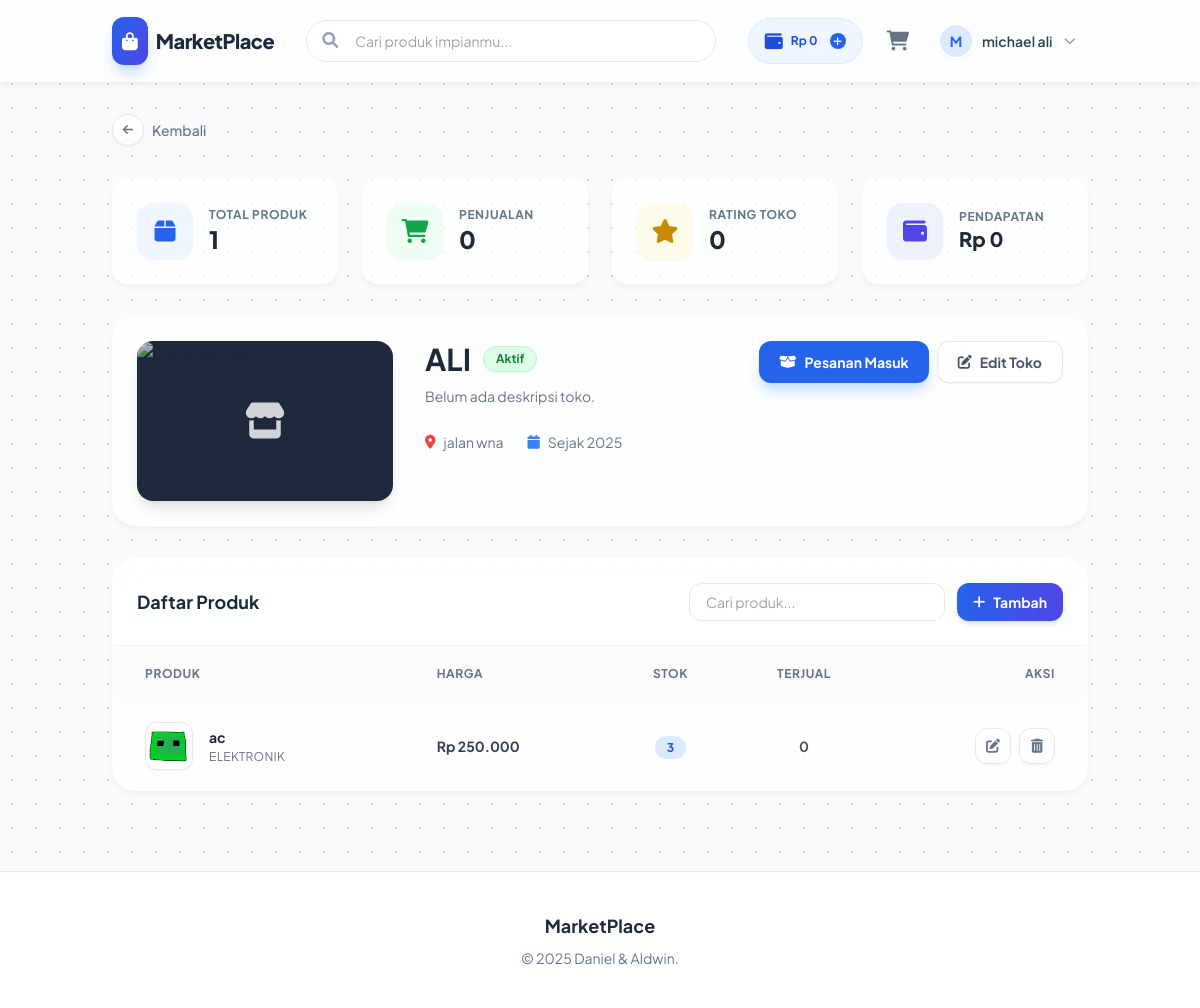
The page /views/manage_products.php (signed in) on the database as committed earlier.
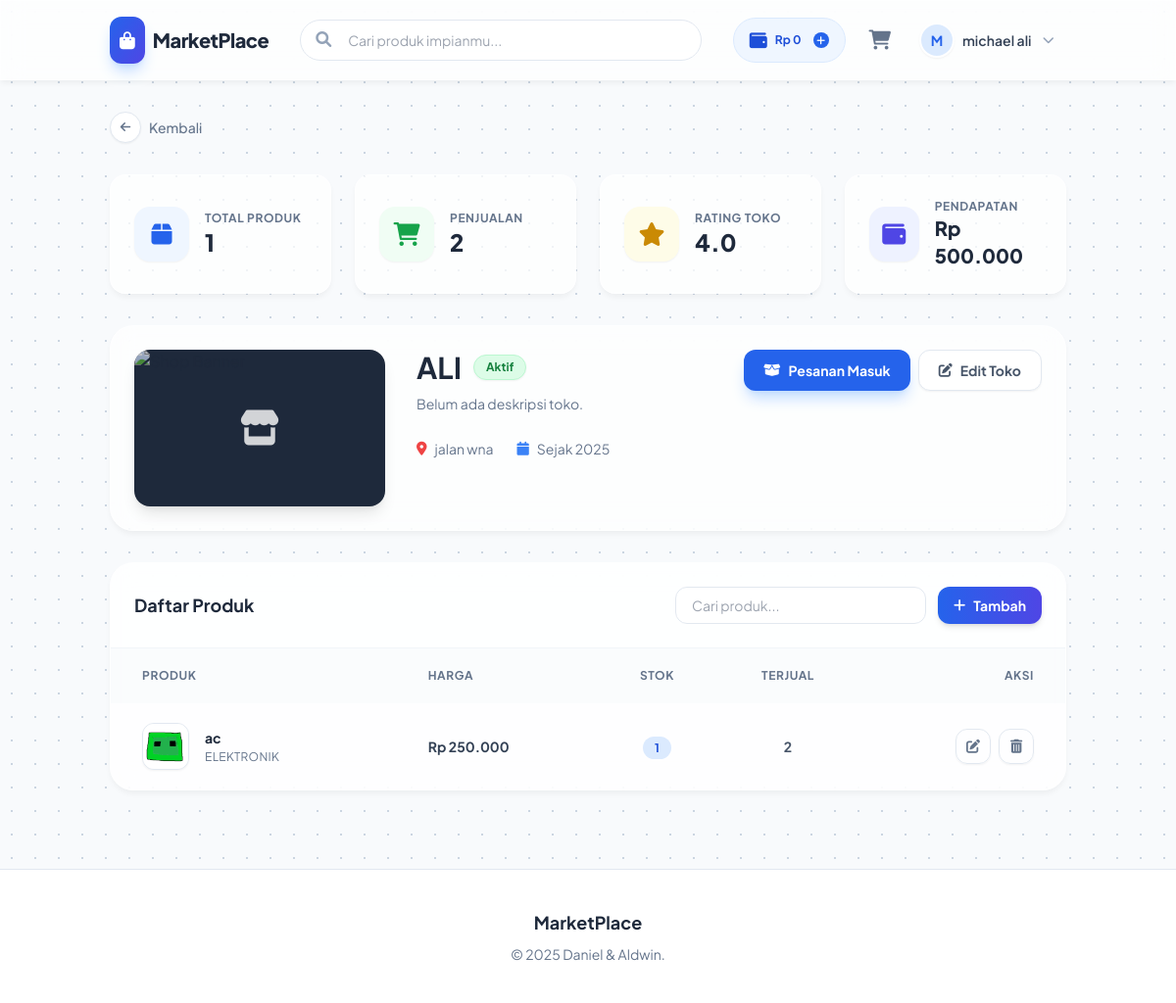
The same page on the database as committed later.
### tables this page shows
CREATE TABLE `products` (
  `id` int(11) NOT NULL,
  `shop_id` int(11) NOT NULL,
  `category_id` int(11) NOT NULL,
  `nama_produk` varchar(100) NOT NULL,
  `deskripsi` text DEFAULT NULL,
  `harga` decimal(10,2) NOT NULL,
  `stok` int(11) NOT NULL,
  `gambar` varchar(255) DEFAULT NULL,
  `created_at` timestamp NOT NULL DEFAULT current_timestamp(),
  `terjual` int(11) DEFAULT 0
);

CREATE TABLE `categories` (
  `id` int(11) NOT NULL,
  `nama_kategori` varchar(50) NOT NULL
);

### Controllers/ProductController.php (called while the page is built, shortened)
<?php
require_once '../config/Database.php';
class ProductController {
    private $conn;
    private $table = "products";
    public function __construct() {
        $database = new Database();
        $this->conn = $database->getConnection();
    }
    public function getProductsByShop($shopId) {
        $query = "SELECT p.*, c.nama_kategori,
                  (SELECT COALESCE(SUM(oi.quantity), 0) FROM order_items oi WHERE oi.product_id = p.id) as terjual
                  FROM " . $this->table . " p
                  JOIN categories c ON p.category_id = c.id
                  WHERE p.shop_id = :shop_id
                  ORDER BY p.created_at DESC";
        $stmt = $this->conn->prepare($query);
        $stmt->bindParam(':shop_id', $shopId);
        $stmt->execute();
        return $stmt->fetchAll(PDO::FETCH_ASSOC);
    }
    public function getShopStats($shopId) {
        $query = "SELECT SUM(oi.subtotal) as total_revenue, SUM(oi.quantity) as total_sold
                  FROM order_items oi
                  JOIN products p ON oi.product_id = p.id
                  JOIN orders o ON oi.order_id = o.id
                  WHERE p.shop_id = :shop_id AND o.status IN ('paid', 'shipped', 'completed')";
        $stmt = $this->conn->prepare($query);
        $stmt->bindParam(':shop_id', $shopId);
        $stmt->execute();
        $result = $stmt->fetch(PDO::FETCH_ASSOC);
        $queryRating = "SELECT AVG(r.rating) as avg_rating FROM product_reviews r JOIN products p ON r.product_id = p.id WHERE p.shop_id = :shop_id";
        $stmtRating = $this->conn->prepare($queryRating);
        $stmtRating->bindParam(':shop_id', $shopId);
        $stmtRating->execute();
        $ratingResult = $stmtRating->fetch(PDO::FETCH_ASSOC);
        return ['revenue' => $result['total_revenue'] ?? 0, 'sold' => $result['total_sold'] ?? 0, 'rating' => $ratingResult['avg_rating'] ?? 0];
    }
}
?>

### config/Database.php (called while the page is built, shortened)
<?php
class Database {
    private $host = "localhost";
    private $db_name = "db_toko_online";
    private $username = "root";
    private $password = "";
    public function getConnection() {
        $this->conn = null;
        try {
            $this->conn = new PDO("mysql:host=" . $this->host . ";dbname=" . $this->db_name, $this->username, $this->password);
            $this->conn->setAttribute(PDO::ATTR_ERRMODE, PDO::ERRMODE_EXCEPTION);
        } catch(PDOException $exception) {
            die(json_encode(['status' => 'error', 'message' => 'Database Error: ' . $exception->getMessage()]));
        }
        return $this->conn;
    }
}
?>

### Views/manage_products.php (the view, shortened to what the changed rows need)
<?php
require_once '../config/Database.php';
require_once '../Controllers/ProductController.php';
$db = (new Database())->getConnection();
$stmt = $db->prepare("SELECT * FROM shops WHERE user_id = ?");
$stmt->execute([$_SESSION['user_id']]);
$shop = $stmt->fetch(PDO::FETCH_ASSOC);
$productController = new ProductController();
$products = $productController->getProductsByShop($shop['id']);
$stats = $productController->getShopStats($shop['id']);
$total_penjualan = $stats['sold'];
$total_pendapatan = $stats['revenue'];
$total_rating = $stats['rating'] > 0 ? number_format($stats['rating'], 1) : '0';
?>
<!DOCTYPE html>
<html lang="id">
<head>
    <script src="https://cdn.tailwindcss.com"></script>
    <link rel="stylesheet" href="https://cdnjs.cloudflare.com/ajax/libs/font-awesome/6.0.0/css/all.min.css">
    <link rel="stylesheet" href="../assets/css/style.css">
</head>
<body class="text-slate-800 bg-slate-50">
    <div class="container mx-auto px-4 sm:px-6 py-8 space-y-8">
        <div class="grid grid-cols-1 md:grid-cols-4 gap-6 animate-enter">
            <div class="glass p-6 rounded-2xl flex items-center gap-4 transition hover:-translate-y-1">
                <div><p class="text-slate-500 text-xs font-bold uppercase tracking-wider">Penjualan</p><h3 class="text-2xl font-extrabold text-slate-800"><?php echo number_format($total_penjualan); ?></h3></div>
            </div>
            <div class="glass p-6 rounded-2xl flex items-center gap-4 transition hover:-translate-y-1">
                <div><p class="text-slate-500 text-xs font-bold uppercase tracking-wider">Rating Toko</p><h3 class="text-2xl font-extrabold text-slate-800"><?php echo $total_rating; ?></h3></div>
            </div>
            <div class="glass p-6 rounded-2xl flex items-center gap-4 transition hover:-translate-y-1">
                <div><p class="text-slate-500 text-xs font-bold uppercase tracking-wider">Pendapatan</p><h3 class="text-xl font-extrabold text-slate-800">Rp <?php echo number_format($total_pendapatan, 0, ',', '.'); ?></h3></div>
            </div>
        </div>
        <div class="glass rounded-3xl p-6 relative overflow-hidden animate-enter" style="animation-delay: 0.1s">
            <div class="flex flex-col md:flex-row gap-8 items-start relative z-10">
                <div class="flex-1">
                    <div class="flex items-center gap-3 mb-2">
                        <h2 class="text-3xl font-bold text-slate-800"><?php echo htmlspecialchars($shop['nama_toko']); ?></h2>
                    </div>
                </div>
            </div>
        </div>
        <div class="glass rounded-3xl overflow-hidden animate-enter" style="animation-delay: 0.2s">
            <div class="overflow-x-auto">
                <table class="w-full text-left">
                    <thead class="bg-slate-50/50 text-slate-500 text-xs uppercase font-bold tracking-wider">
                        <tr>
                            <th class="p-5 pl-8">Produk</th>
                            <th class="p-5">Harga</th>
                            <th class="p-5 text-center">Stok</th>
                            <th class="p-5 text-center">Terjual</th>
                            <th class="p-5 text-right pr-8">Aksi</th>
                        </tr>
                    </thead>
                    <tbody class="divide-y divide-slate-100 text-sm text-slate-700 bg-white/30">
                        <?php foreach($products as $p): ?>
                        <tr class="hover:bg-white/60 transition">
                            <td class="p-5 pl-8">
                                <div class="flex items-center gap-4">
                                    <div class="w-12 h-12 rounded-xl overflow-hidden bg-slate-100 border border-slate-200 shadow-sm">
                                        <img src="../assets/images/<?php echo $p['gambar']; ?>" class="w-full h-full object-cover">
                                    </div>
                                    <div>
                                        <div class="font-bold text-slate-800"><?php echo htmlspecialchars($p['nama_produk']); ?></div>
                                        <div class="text-xs text-slate-500 mt-0.5 uppercase tracking-wide"><?php echo htmlspecialchars($p['nama_kategori']); ?></div>
                                    </div>
                                </div>
                            </td>
                            <td class="p-5 font-bold">Rp <?php echo number_format($p['harga'], 0, ',', '.'); ?></td>
                            <td class="p-5 text-center"><span class="bg-blue-100 text-blue-700 text-xs font-bold px-3 py-1 rounded-full"><?php echo $p['stok']; ?></span></td>
                            <td class="p-5 text-center font-bold text-slate-600"><?php echo $p['terjual']; ?></td>
                            <td class="p-5 text-right pr-8">
                                <div class="flex justify-end gap-2">
                                    <button onclick="openEditModal(<?php echo $p['id']; ?>)" class="w-9 h-9 flex items-center justify-center rounded-xl border border-slate-200 text-slate-500 hover:bg-white hover:text-orange-500 transition shadow-sm"><i class="fas fa-edit"></i></button>
                                    <button onclick="deleteProduct(<?php echo $p['id']; ?>)" class="w-9 h-9 flex items-center justify-center rounded-xl border border-slate-200 text-slate-500 hover:bg-white hover:text-red-500 transition shadow-sm"><i class="fas fa-trash-alt"></i></button>
                                </div>
                            </td>
                        </tr>
                        <?php endforeach; ?>
                    </tbody>
                </table>
            </div>
        </div>
    </div>
</body>
</html>

Rows that differ between the two databases and show on the page:
changed products "ac": stok "3" → "1"; terjual "0" → "2"
Other text that changed with them:
$total_penjualan: "0" → "2"
$total_rating: "0" → "4.0"
$total_pendapatan: "0" → "500.000"
